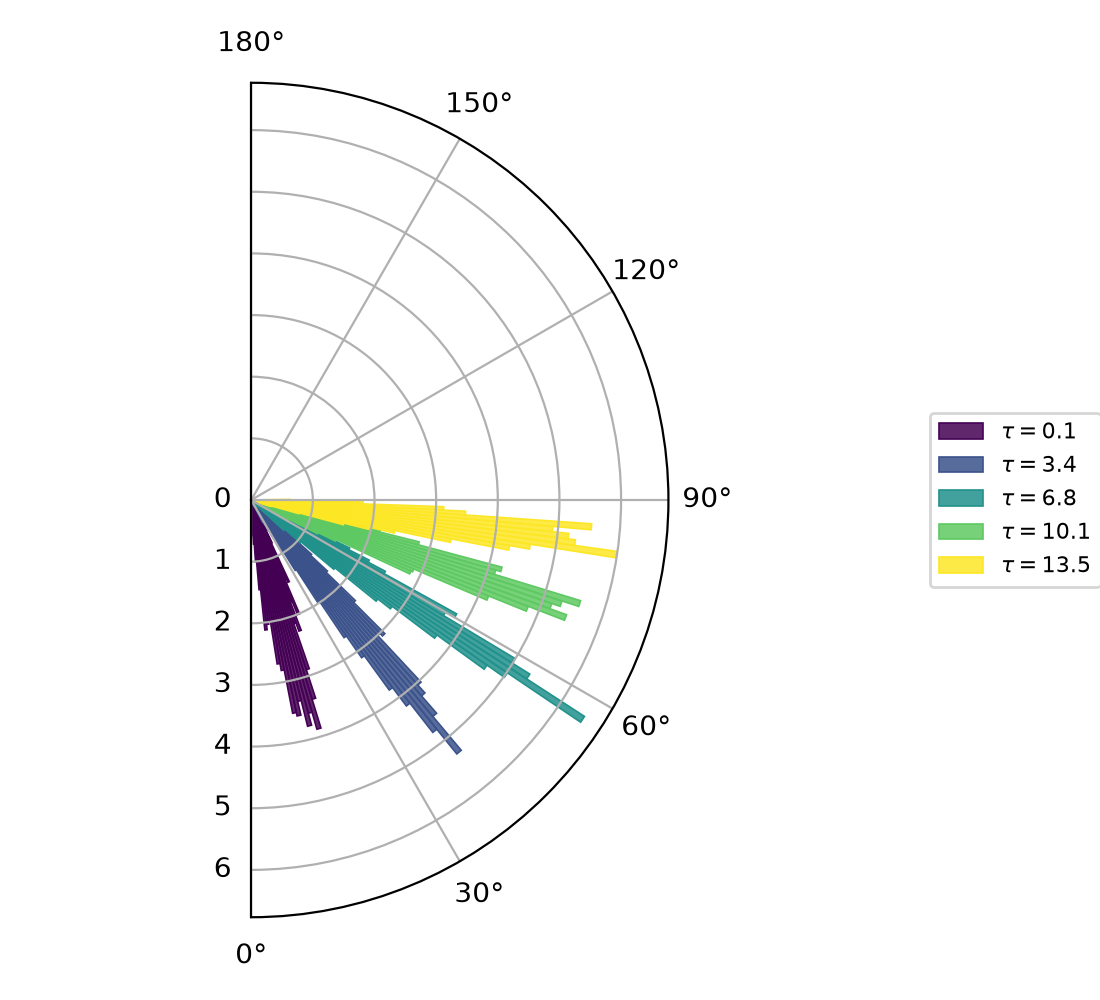

This figure's Python source:
"""Figure 2(g): polar rose of post-scatter exit angle for five kick strengths (k = 45, D_r = 0.05). theta_out = 0 points along the boundary (south), pi/2 directly away from it (east).

Renders a simple version of this panel from figure_2_g.csv alone (no processing).
Run: python3 figure_2_g.py
"""
from pathlib import Path
import pandas as pd
import matplotlib
matplotlib.use("Agg")
import matplotlib.pyplot as plt

HERE = Path(__file__).resolve().parent
STEM = "figure_2_g"
df = pd.read_csv(HERE / f"{STEM}.csv")

import numpy as np

taus = sorted(df.tau.unique())
colors = plt.cm.viridis(np.linspace(0, 1, len(taus)))
fig = plt.figure(figsize=(5.5, 5.0))
ax = fig.add_subplot(projection="polar")
ax.set_theta_zero_location("S")
ax.set_theta_direction(1)
ax.set_thetamin(0)
ax.set_thetamax(180)
width = np.pi / 180        # 180 bins over [0, pi]
for tau, c in zip(taus, colors):
    g = df[df.tau == tau]
    ax.bar(g.x, g.y, width=width, color=(*c[:3], 0.85), edgecolor=c,
           linewidth=0.6, label=rf"$\tau = {tau:.1f}$")
ax.legend(loc="center left", bbox_to_anchor=(1.05, 0.5), fontsize=8)

fig.tight_layout()
fig.savefig(HERE / f"{STEM}.png", dpi=200)
print(f"saved {STEM}.png")
